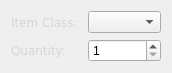
<?xml version="1.0" encoding="UTF-8"?>
<ui version="4.0">
 <class>GetItemWidget</class>
 <widget class="QWidget" name="GetItemWidget">
  <property name="geometry">
   <rect>
    <x>0</x>
    <y>0</y>
    <width>172</width>
    <height>69</height>
   </rect>
  </property>
  <property name="windowTitle">
   <string>Form</string>
  </property>
  <layout class="QFormLayout" name="formLayout">
   <item row="0" column="0">
    <widget class="QLabel" name="label">
     <property name="font">
      <font>
       <family>Verdana</family>
       <pointsize>9</pointsize>
      </font>
     </property>
     <property name="styleSheet">
      <string notr="true">color: #d5d5d5;</string>
     </property>
     <property name="text">
      <string>Item Class: </string>
     </property>
    </widget>
   </item>
   <item row="0" column="1">
    <widget class="QComboBox" name="combo_itemClass"/>
   </item>
   <item row="1" column="0">
    <widget class="QLabel" name="label_2">
     <property name="font">
      <font>
       <family>Verdana</family>
       <pointsize>9</pointsize>
      </font>
     </property>
     <property name="styleSheet">
      <string notr="true">color: #d5d5d5;</string>
     </property>
     <property name="text">
      <string>Quantity: </string>
     </property>
    </widget>
   </item>
   <item row="1" column="1">
    <widget class="QSpinBox" name="spinBox">
     <property name="minimum">
      <number>1</number>
     </property>
     <property name="maximum">
      <number>999</number>
     </property>
    </widget>
   </item>
  </layout>
 </widget>
 <resources/>
 <connections/>
</ui>
